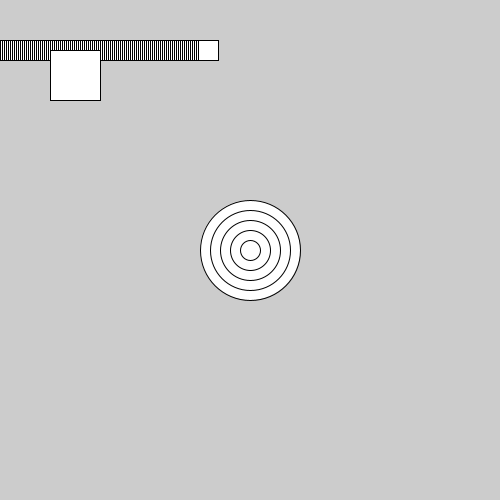
Frame 1 (no input)
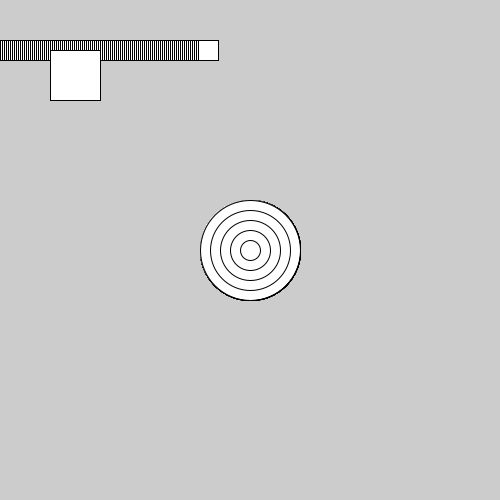
Frame 60 (the mouse pressed at the canvas centre just before this capture)
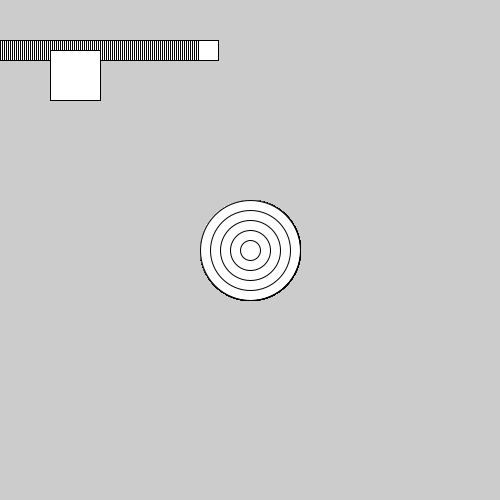
Frame 120 (the mouse held since frame 60 and released just before this capture)

The Processing sketch that drew these frames (run headless with seeded random() and noise(); from frame 60 on, the mouse is pressed at the canvas centre):

// Processing sketch: forVsWhile
// ── forVsWhile.pde
void setup() {
 size(500,500); 
}

void draw() {
  int counter = 100;
  while (counter > 0) {
   ellipse(width/2,height/2, counter, counter);
   counter = counter - 20; 
  }
  
  for(int i = 0; i < 100; i++) {
    rect(i * 2, 40, 20, 20);
  }
  rect(50,50,50,50);
}
